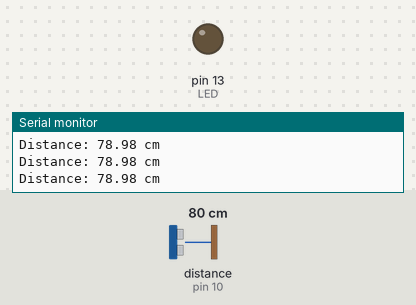
Simulated run of this sketch. Board: Arduino Uno, built with avr-gcc and run on an emulated ATmega328P. On the bench: output pins drawn as LEDs (lit = HIGH), the last lines printed to the serial monitor. Wiring (inferred from the names in the program): ultrasonic range finder: trigger pin 9; echo pin 10. The test bench sets the inputs (shaded band); at power-on: distance to the obstacle (sensor on pin 10) 80 cm. The echo pulse lasts 58.3 µs per cm; pins used as bus, display or sensor lines are not drawn.

Above: at 1.2 s.
1.3 s: distance to the obstacle (sensor on pin 10) set to 12 cm
2.8 s: distance to the obstacle (sensor on pin 10) set to 9 cm
At 4.0 s:
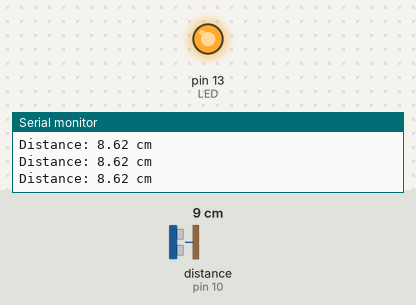
4.3 s: distance to the obstacle (sensor on pin 10) set to 35 cm
At 5.6 s:
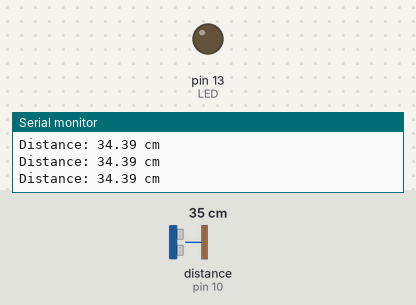
5.9 s: distance to the obstacle (sensor on pin 10) set to 2 cm
At 6.6 s:
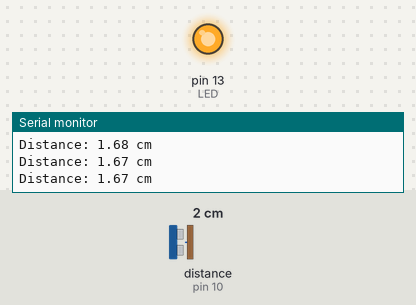
Timing chart, 0 to 8.5 s (numbered marks = the images above; inputs shaded):
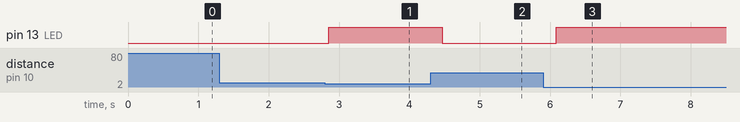

The sketch:

Distance_switch_week8.ino
```cpp
// HC-SR04 + LED
const int TRIG = 9;
const int ECHO = 10;
const int LED  = 13;

float readDistance() {
  // Trigger a 10 µs pulse
  digitalWrite(TRIG, LOW);
  delayMicroseconds(2);
  digitalWrite(TRIG, HIGH);
  delayMicroseconds(10);
  digitalWrite(TRIG, LOW);

  // Measure echo pulse width
  long duration = pulseIn(ECHO, HIGH, 30000); // 30 ms timeout

  // No echo received
  if (duration == 0) return -1;

  // Convert time to distance in cm
  return (duration * 0.034f) / 2.0f;
}

void setup() {
  pinMode(TRIG, OUTPUT);
  pinMode(ECHO, INPUT);
  pinMode(LED, OUTPUT);

  Serial.begin(9600);
}

void loop() {
  float distance = readDistance();

  if (distance != -1) {
    Serial.print("Distance: ");
    Serial.print(distance);
    Serial.println(" cm");

    if (distance <= 10.0) {
      digitalWrite(LED, HIGH);   // Turn LED on
    } else {
      digitalWrite(LED, LOW);    // Turn LED off
    }
  } else {
    Serial.println("No object detected");
    digitalWrite(LED, LOW);      // Keep LED off if no reading
  }

  delay(200);
}
```

Measured:
- the behaviour switches between 11 and 10 cm on distance to the obstacle (sensor on pin 10) (found by bisection; images 0 and 1)
- after the input at 2.8 s, pin 13 (LED): LOW → HIGH after 0.05 s
- after the input at 4.3 s, pin 13 (LED): HIGH → LOW after 0.17 s
- after the input at 5.9 s, pin 13 (LED): LOW → HIGH after 0.19 s
